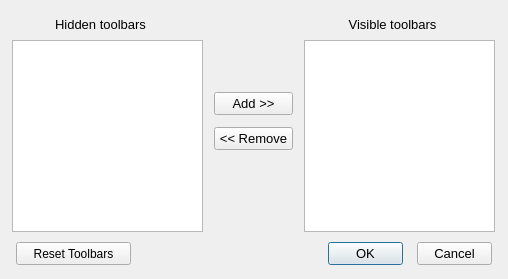
<?xml version="1.0" encoding="UTF-8"?>
<ui version="4.0">
 <class>ToolBars_Dialog</class>
 <widget class="QDialog" name="ToolBars_Dialog">
  <property name="geometry">
   <rect>
    <x>0</x>
    <y>0</y>
    <width>508</width>
    <height>279</height>
   </rect>
  </property>
  <property name="sizePolicy">
   <sizepolicy hsizetype="Fixed" vsizetype="Fixed">
    <horstretch>0</horstretch>
    <verstretch>0</verstretch>
   </sizepolicy>
  </property>
  <property name="minimumSize">
   <size>
    <width>508</width>
    <height>279</height>
   </size>
  </property>
  <property name="maximumSize">
   <size>
    <width>508</width>
    <height>279</height>
   </size>
  </property>
  <property name="windowTitle">
   <string>Select the toolbars to display</string>
  </property>
  <widget class="QListWidget" name="_100">
   <property name="geometry">
    <rect>
     <x>12</x>
     <y>40</y>
     <width>191</width>
     <height>192</height>
    </rect>
   </property>
   <property name="font">
    <font>
     <family>Arial</family>
     <pointsize>11</pointsize>
    </font>
   </property>
   <property name="editTriggers">
    <set>QAbstractItemView::NoEditTriggers</set>
   </property>
   <property name="showDropIndicator" stdset="0">
    <bool>false</bool>
   </property>
   <property name="selectionBehavior">
    <enum>QAbstractItemView::SelectRows</enum>
   </property>
  </widget>
  <widget class="QPushButton" name="_102">
   <property name="geometry">
    <rect>
     <x>214</x>
     <y>92</y>
     <width>79</width>
     <height>23</height>
    </rect>
   </property>
   <property name="font">
    <font>
     <pointsize>10</pointsize>
    </font>
   </property>
   <property name="text">
    <string>Add &gt;&gt;</string>
   </property>
   <property name="autoDefault">
    <bool>false</bool>
   </property>
  </widget>
  <widget class="QLabel" name="label">
   <property name="geometry">
    <rect>
     <x>10</x>
     <y>14</y>
     <width>181</width>
     <height>20</height>
    </rect>
   </property>
   <property name="font">
    <font>
     <pointsize>10</pointsize>
    </font>
   </property>
   <property name="text">
    <string>Hidden toolbars</string>
   </property>
   <property name="alignment">
    <set>Qt::AlignCenter</set>
   </property>
  </widget>
  <widget class="QLabel" name="label_2">
   <property name="geometry">
    <rect>
     <x>302</x>
     <y>14</y>
     <width>181</width>
     <height>20</height>
    </rect>
   </property>
   <property name="font">
    <font>
     <pointsize>10</pointsize>
    </font>
   </property>
   <property name="text">
    <string>Visible toolbars</string>
   </property>
   <property name="alignment">
    <set>Qt::AlignCenter</set>
   </property>
  </widget>
  <widget class="QListWidget" name="_101">
   <property name="geometry">
    <rect>
     <x>304</x>
     <y>40</y>
     <width>191</width>
     <height>192</height>
    </rect>
   </property>
   <property name="font">
    <font>
     <family>Arial</family>
     <pointsize>11</pointsize>
    </font>
   </property>
   <property name="editTriggers">
    <set>QAbstractItemView::NoEditTriggers</set>
   </property>
   <property name="showDropIndicator" stdset="0">
    <bool>false</bool>
   </property>
   <property name="selectionMode">
    <enum>QAbstractItemView::SingleSelection</enum>
   </property>
   <property name="selectionBehavior">
    <enum>QAbstractItemView::SelectRows</enum>
   </property>
  </widget>
  <widget class="QPushButton" name="_2">
   <property name="geometry">
    <rect>
     <x>417</x>
     <y>242</y>
     <width>75</width>
     <height>23</height>
    </rect>
   </property>
   <property name="font">
    <font>
     <pointsize>10</pointsize>
    </font>
   </property>
   <property name="text">
    <string>Cancel</string>
   </property>
   <property name="autoDefault">
    <bool>false</bool>
   </property>
  </widget>
  <widget class="QPushButton" name="_104">
   <property name="geometry">
    <rect>
     <x>328</x>
     <y>242</y>
     <width>75</width>
     <height>23</height>
    </rect>
   </property>
   <property name="font">
    <font>
     <pointsize>10</pointsize>
    </font>
   </property>
   <property name="text">
    <string>OK</string>
   </property>
   <property name="default">
    <bool>true</bool>
   </property>
  </widget>
  <widget class="QPushButton" name="_103">
   <property name="geometry">
    <rect>
     <x>214</x>
     <y>127</y>
     <width>79</width>
     <height>23</height>
    </rect>
   </property>
   <property name="font">
    <font>
     <pointsize>10</pointsize>
    </font>
   </property>
   <property name="text">
    <string>&lt;&lt; Remove</string>
   </property>
   <property name="autoDefault">
    <bool>false</bool>
   </property>
  </widget>
  <widget class="QPushButton" name="_105">
   <property name="geometry">
    <rect>
     <x>16</x>
     <y>242</y>
     <width>115</width>
     <height>23</height>
    </rect>
   </property>
   <property name="text">
    <string>Reset Toolbars</string>
   </property>
   <property name="autoDefault">
    <bool>false</bool>
   </property>
  </widget>
 </widget>
 <tabstops>
  <tabstop>_100</tabstop>
  <tabstop>_102</tabstop>
  <tabstop>_101</tabstop>
  <tabstop>_103</tabstop>
  <tabstop>_104</tabstop>
  <tabstop>_2</tabstop>
 </tabstops>
 <resources/>
 <connections/>
</ui>
